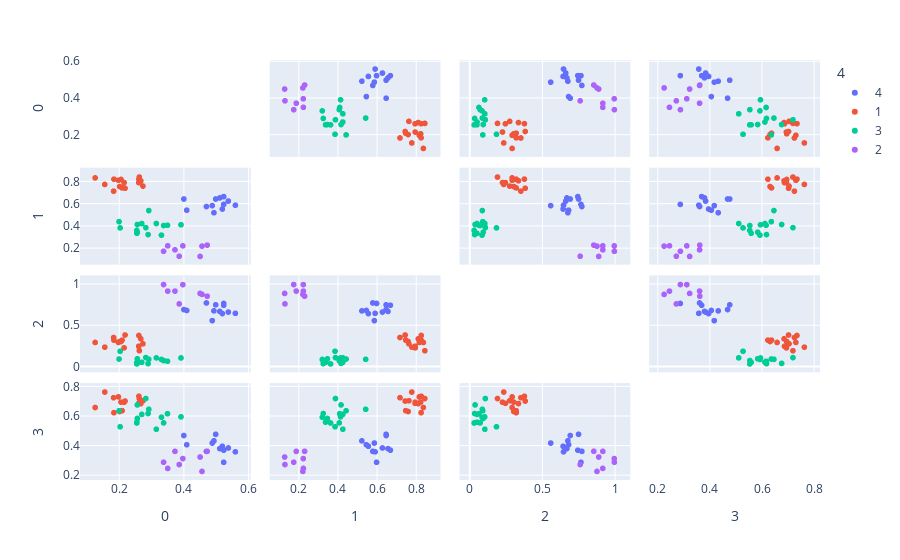

The notebook cell saved with this chart:
### Markdown cell above
### Plot test scattering matrix

### Code cell
import plotly.express as px
#preapare data
scattering_matrix_data = []
for i in test[:]:
    scattering_matrix_data.append([i[0][0],i[0][1],i[0][2],i[0][3],str(torch.argmax(torch.tensor(i[1], dtype=torch.float32)).item()+1)])

#plot
fig = px.scatter_matrix(scattering_matrix_data, dimensions=[0, 1, 2, 3], color=4)
fig.update_traces(diagonal_visible=False)
fig.show()

### Figure 1 — Plotly figure (JSON) as saved in the notebook; plotly's stock layout.template omitted (floating-point values rounded to 4 significant figures)
{"data": [{"diagonal": {"visible": false}, "dimensions": [{"axis": {"matches": true}, "label": "0", "values": [0.4004, 0.5598, 0.5115, 0.5236, 0.5379, 0.4093, 0.4702, 0.4934, 0.5194, 0.5237, 0.4989, 0.4881]}, {"axis": {"matches": true}, "label": "1", "values": [0.6483, 0.592, 0.6578, 0.5994, 0.6295, 0.5471, 0.5802, 0.5242, 0.5574, 0.6701, 0.6482, 0.588]}, {"axis": {"matches": true}, "label": "2", "values": [0.6957, 0.6496, 0.6729, 0.7697, 0.6652, 0.6845, 0.776, 0.6797, 0.6465, 0.748, 0.7531, 0.5611]}, {"axis": {"matches": true}, "label": "3", "values": [0.4691, 0.3585, 0.3805, 0.2876, 0.3848, 0.4067, 0.3616, 0.4332, 0.3963, 0.3696, 0.4775, 0.418]}], "hovertemplate": "4=4<br>%{xaxis.title.text}=%{x}<br>%{yaxis.title.text}=%{y}<extra></extra>", "legendgroup": "4", "marker": {"color": "#636efa", "symbol": "circle"}, "name": "4", "showlegend": true, "type": "splom"}, {"diagonal": {"visible": false}, "dimensions": [{"axis": {"matches": true}, "label": "0", "values": [0.1977, 0.2736, 0.2612, 0.2154, 0.1256, 0.2625, 0.2182, 0.2605, 0.1556, 0.2015, 0.2091, 0.1828, 0.2672, 0.2058, 0.1838]}, {"axis": {"matches": true}, "label": "1", "values": [0.8178, 0.7649, 0.8279, 0.7969, 0.839, 0.8467, 0.7455, 0.7964, 0.7798, 0.761, 0.7485, 0.7193, 0.8128, 0.825, 0.8273]}, {"axis": {"matches": true}, "label": "2", "values": [0.2955, 0.2787, 0.38, 0.2291, 0.2952, 0.1947, 0.3858, 0.2489, 0.2378, 0.3068, 0.3235, 0.3557, 0.3391, 0.3063, 0.3237]}, {"axis": {"matches": true}, "label": "3", "values": [0.7317, 0.7053, 0.7358, 0.6952, 0.6594, 0.7203, 0.7034, 0.6879, 0.7643, 0.6323, 0.638, 0.726, 0.6862, 0.6961, 0.6242]}], "hovertemplate": "4=1<br>%{xaxis.title.text}=%{x}<br>%{yaxis.title.text}=%{y}<extra></extra>", "legendgroup": "1", "marker": {"color": "#EF553B", "symbol": "circle"}, "name": "1", "showlegend": true, "type": "splom"}, {"diagonal": {"visible": false}, "dimensions": [{"axis": {"matches": true}, "label": "0", "values": [0.1997, 0.2563, 0.2563, 0.2701, 0.2918, 0.3151, 0.2546, 0.2549, 0.2031, 0.3376, 0.3915, 0.331, 0.2826, 0.3496, 0.2895]}, {"axis": {"matches": true}, "label": "1", "values": [0.4434, 0.3479, 0.4175, 0.4266, 0.5437, 0.4268, 0.3638, 0.3383, 0.3867, 0.4084, 0.415, 0.3216, 0.3891, 0.4106, 0.3266]}, {"axis": {"matches": true}, "label": "2", "values": [0.0934, 0.09604, 0.04004, 0.05368, 0.09007, 0.1074, 0.03366, 0.05302, 0.1878, 0.07478, 0.1065, 0.08825, 0.1109, 0.06674, 0.03721]}, {"axis": {"matches": true}, "label": "3", "values": [0.6372, 0.5849, 0.6769, 0.6127, 0.6473, 0.512, 0.5543, 0.5598, 0.5285, 0.5548, 0.5955, 0.5935, 0.7204, 0.6172, 0.6187]}], "hovertemplate": "4=3<br>%{xaxis.title.text}=%{x}<br>%{yaxis.title.text}=%{y}<extra></extra>", "legendgroup": "3", "marker": {"color": "#00cc96", "symbol": "circle"}, "name": "3", "showlegend": true, "type": "splom"}, {"diagonal": {"visible": false}, "dimensions": [{"axis": {"matches": true}, "label": "0", "values": [0.3972, 0.3375, 0.4725, 0.4565, 0.3859, 0.4505, 0.3728, 0.3504]}, {"axis": {"matches": true}, "label": "1", "values": [0.2244, 0.1754, 0.2312, 0.2222, 0.1307, 0.1288, 0.1884, 0.2247]}, {"axis": {"matches": true}, "label": "2", "values": [0.999, 1, 0.8584, 0.8802, 0.7643, 0.8921, 0.9205, 0.9201]}, {"axis": {"matches": true}, "label": "3", "values": [0.3125, 0.288, 0.3624, 0.2254, 0.2723, 0.3234, 0.3616, 0.2459]}], "hovertemplate": "4=2<br>%{xaxis.title.text}=%{x}<br>%{yaxis.title.text}=%{y}<extra></extra>", "legendgroup": "2", "marker": {"color": "#ab63fa", "symbol": "circle"}, "name": "2", "showlegend": true, "type": "splom"}], "layout": {"dragmode": "select", "legend": {"title": {"text": "4"}, "tracegroupgap": 0}, "margin": {"t": 60}}}
